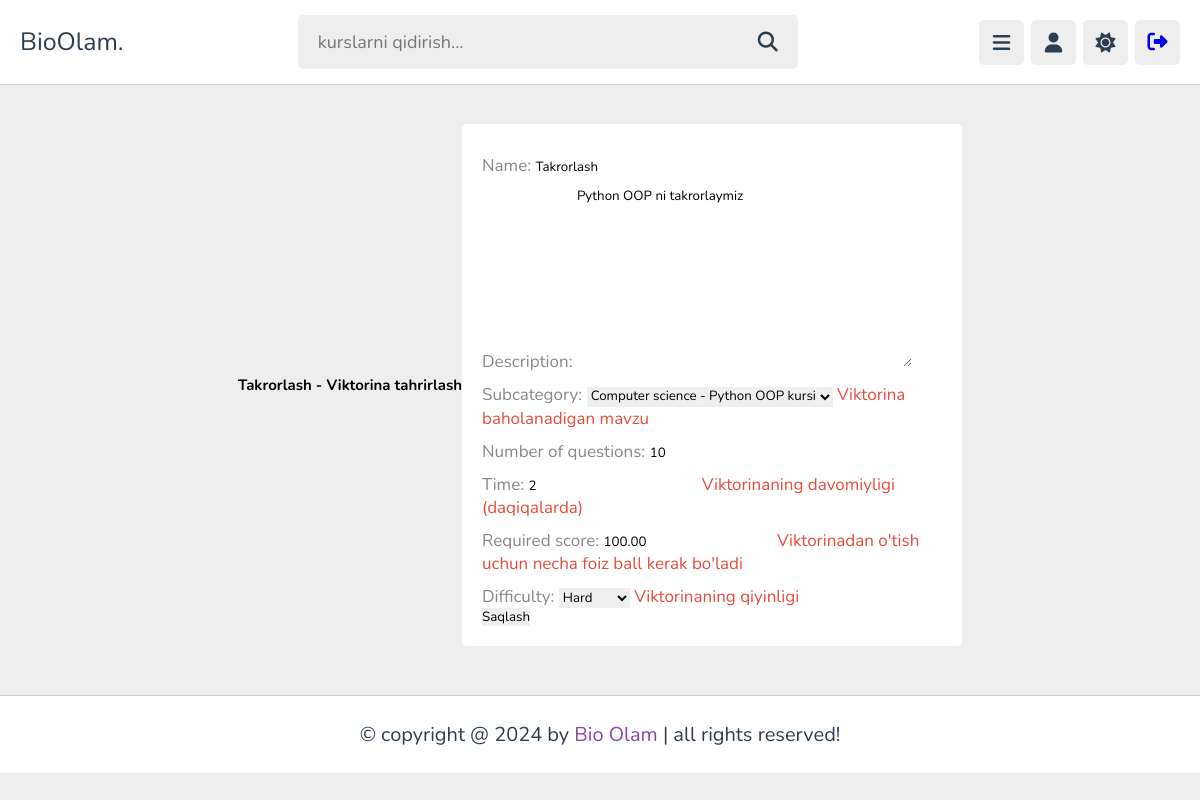
The app's page /new-quiz/quiz/3/edit/ (signed in) with its own data.
### quiz_app/models.py (models this page shows, shortened)
class Quiz(models.Model):
    name = models.CharField(max_length=150)
    description = models.TextField(
        default="Another quiz!",
        blank=True,
        null=True
    )
    date = models.DateTimeField(
        auto_now_add=True,
        blank=True,
        null=True
    )
    subcategory = models.ForeignKey(
        Subcategory,
        on_delete=models.SET_NULL,
        help_text="Viktorina baholanadigan mavzu",
        null=True,
        blank=True,
        related_name="quizes" # The way we reference the quiz using a Topic object
    )
    teacher = models.ForeignKey(
        User,
        on_delete=models.CASCADE,
        related_name='quizzes',  # O'qituvchi orqali quizlarga murojaat qilish
        help_text="Viktorinani yaratgan o'qituvchi",
        default=None,
    )
    number_of_questions = models.IntegerField()
    time = models.IntegerField(
        help_text="Viktorinaning davomiyligi (daqiqalarda)"
    )
    required_score = models.DecimalField(
        help_text="Viktorinadan o'tish uchun necha foiz ball kerak bo'ladi",
        max_digits=6,
        decimal_places=2,
        validators=PERCENTAGE_VALIDATOR
    )
    difficulty = models.CharField(
        help_text="Viktorinaning qiyinligi",
        max_length=6,
        choices=DIFFICULTY_CHOICES
    )
    class Meta:
        verbose_name_plural = "Quizes"

### courses/models.py (models this page shows, shortened)
class Category(models.Model):
    name = models.CharField(max_length=100)
    image = models.ImageField(
        upload_to='category/',
        blank=True,
        null=True
    )
    subcategory_count = models.IntegerField(default=0)

class Subcategory(models.Model):
    class CourseType(models.TextChoices):
        Free = "Free", "Free"
        Paid = "Paid", "Paid"
    category = models.ForeignKey(
        Category,
        on_delete=models.CASCADE,
        related_name='subcategories'
    )
    teacher = models.ForeignKey(
        'users.Teachers',
        on_delete=models.CASCADE,
        related_name='subcategories'
    )
    course_type = models.CharField(
        max_length=200,
        choices=CourseType.choices,
        default=CourseType.Free
    )
    name = models.CharField(max_length=100)
    descriptions = models.TextField()
    image = models.ImageField(
        upload_to="subcategory/",
        blank=True,
        null=True
    )
    created_at = models.DateTimeField(auto_now_add=True)
    student_count = models.IntegerField(default=0)
    course_duration = models.IntegerField(default=0)
    videos_count = models.IntegerField(default=0)
    is_payment = models.BooleanField(default=False)
    old_price = models.IntegerField(default=0)
    price = models.BigIntegerField(default=0)
    def __str__(self):
        return f"{self.category.name} - {self.name}"

### questions/views.py (the view)
# urls.py: path('quiz/<int:quiz_id>/edit/', views.edit_quiz_view, name='edit_quiz'),
def edit_quiz_view(request, quiz_id):
    quiz = get_object_or_404(Quiz, id=quiz_id)
    if request.method == 'POST':
        form = QuizForm(request.POST, instance=quiz)
        if form.is_valid():
            form.save()
            return redirect('quiz_list')  # Viktorina ro'yxatiga qaytish
    else:
        form = QuizForm(instance=quiz)
    return render(request, 'quiz/edit_quiz.html', {'form': form, 'quiz': quiz})

### questions/forms.py
class QuizForm(forms.ModelForm):
    class Meta:
        model = Quiz
        fields = ['name', 'description', 'subcategory', 'number_of_questions', 'time', 'required_score', 'difficulty']
    def __init__(self, *args, **kwargs):
        user = kwargs.pop('user', None)  # Foydalanuvchini init orqali qabul qilamiz
        super().__init__(*args, **kwargs)
        if user:
            self.fields['subcategory'].queryset = Subcategory.objects.filter(teacher=user.teacher)

### users/context_processor.py (called while the page is built)
def get_user(request):
    user = request.user
    context = {
        'user': user,
    }
    return context

### templates/quiz/edit_quiz.html (shortened to what this page needs)
{% extends "base.html" %}
{% block content %}
    <div class="form-container">
        <h2>{{ quiz.name }} - Viktorina tahrirlash</h2>
        <form method="POST">
            {{ form.as_p }}
            <button type="submit" class="submit-btn">Saqlash</button>
        </form>
    </div>
{% endblock content %}

### static/css/style.css (style rules this page uses)
:root { --main-color:#8e44ad; --red:#e74c3c; --orange:#f39c12; --light-color:#888; --light-bg:#eee; --black:#2c3e50; --white:#fff; --border:.1rem solid rgba(0,0,0,.2); }
* { font-family: 'Nunito', sans-serif; margin:0; padding:0; box-sizing: border-box; outline: none; border:none; text-decoration: none; }
html { font-size: 62.5%; overflow-x: hidden; }
body { background-color: var(--light-bg); padding-left: 30rem; }
.form-container { min-height: calc(100vh - 20rem); display: flex; align-items: center; justify-content: center; }
.form-container form { background-color: var(--white); border-radius: .5rem; padding: 2rem; width: 50rem; }
.form-container form p { font-size: 1.7rem; color: var(--light-color); padding-top: 1rem; }
.form-container form p span { color: var(--red); }
@media (max-width:1200px) { body { padding-left: 0; } }

### records on screen
Quiz: name "Takrorlash", description "Python OOP ni takrorlaymiz", subcategory "Computer science - Python OOP kursi", number_of_questions "10", time "2", required_score "100.00", difficulty "Hard"
